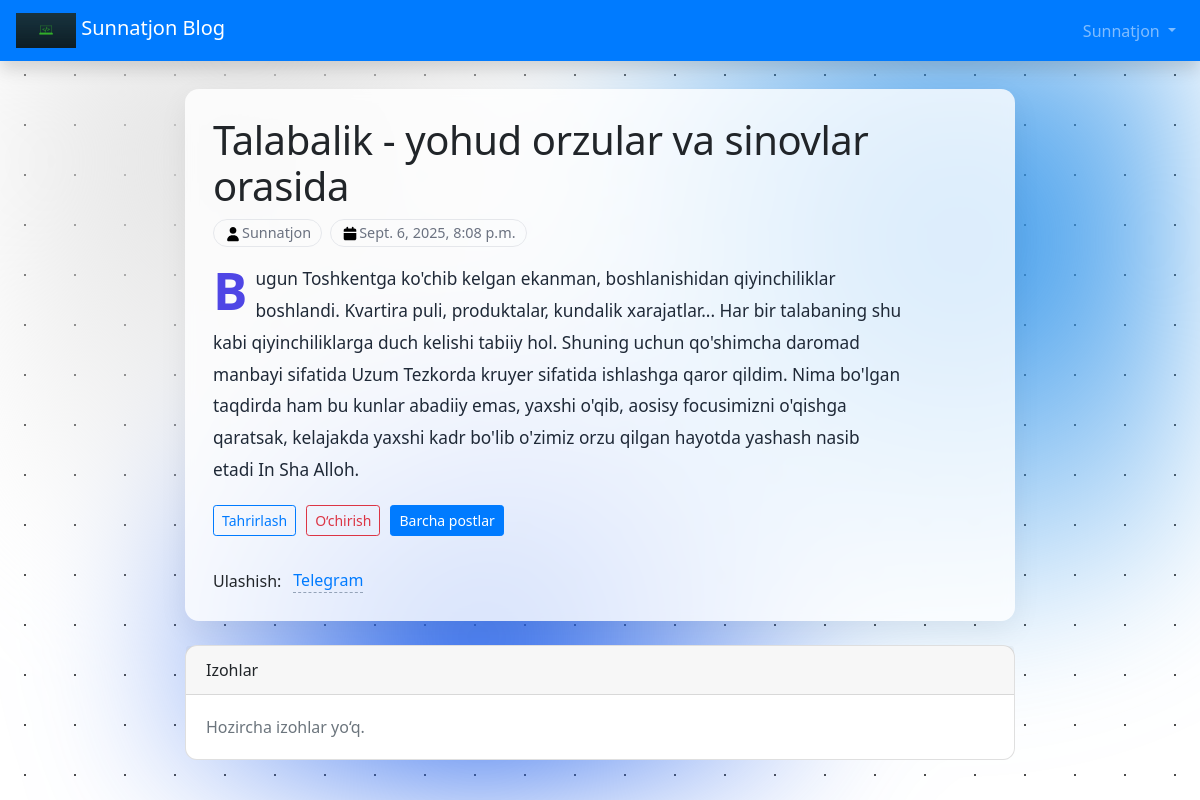
The app's page /articles/15/ (signed in) with its own data.
### accounts/models.py (models this page shows)
class CustomUser(AbstractUser):
  age = models.PositiveIntegerField(null=True, blank=True)

### articles/models.py (models this page shows, shortened)
class Article(models.Model):
  title = models.CharField(max_length=1500)
  summary = models.CharField(max_length=200, blank=True)
  body = RichTextField()
  photo = models.ImageField(upload_to='images/', blank=True)
  date = models.DateTimeField(auto_now_add=True)
  author = models.ForeignKey(
    get_user_model(),
    on_delete=models.CASCADE,
  )

### articles/views.py (the view)
# urls.py: path('<int:pk>/', ArticleDetailView.as_view(), name='article_detail'),
class ArticleDetailView(DetailView):
  model = Article
  template_name = 'article_detail.html'

### templates/article_detail.html (shortened to what this page needs)
{% extends 'base.html' %}
{% block content %}
<div class="reading-wrap container py-4">
  <article class="article">
    <header class="article-head">
      <h1 class="title">{{ object.title }}</h1>
      <div class="meta">
        <p class="meta-pill">
            {{ object.author|title }}</p>
        <p class="meta-pill">{{ object.date }}</p>
      </div>
    </header>
    <div class="prose">
      {{ object.body|safe }}
    </div>
    <div class="actions">
        <a class="btn btn-sm btn-outline-primary" href="{% url 'article_edit' object.pk %}">Tahrirlash</a>
        <a class="btn btn-sm btn-outline-danger" href="{% url 'article_delete' object.pk %}">O‘chirish</a>
        <a class="btn btn-sm btn-primary" href="{% url 'article_list' %}">Barcha postlar</a>
    </div>
    <div class="share">
      <span>Ulashish:</span>
      <a class="share-link" target="_blank"
         href="https://t.me/share/url?url={{ request.build_absolute_uri }}&text={{ object.title }}">Telegram</a>
    </div>
  </article>
  <section class="comments card mt-4">
    <div class="card-header">Izohlar</div>
    {% if object.comments.all %}
      <ul class="list-group list-group-flush">
        {% for comment in object.comments.all %}
          <li class="list-group-item">
            <blockquote class="mb-0">
              <p class="mb-1">{{ comment }}</p>
              <footer class="text-muted">— {{ comment.author }}</footer>
            </blockquote>
          </li>
        {% endfor %}
      </ul>
    {% else %}
      <div class="card-body text-muted">Hozircha izohlar yo‘q.</div>
    {% endif %}
  </section>
</div>
{% endblock content %}

### templates/base.html (shortened to what this page needs)
{% load static %}
<!DOCTYPE html>
<html>
    <head>
            <link rel="stylesheet" href="https://cdn.jsdelivr.net/npm/bootstrap@4.5.3/dist/css/bootstrap.min.css">
            <link rel="stylesheet" href="https://cdnjs.cloudflare.com/ajax/libs/font-awesome/5.15.2/css/all.min.css" />
            <link rel="stylesheet" href="{% static 'css/base.css' %}">
            <link rel="stylesheet" href="{% static 'css/article.css' %}">
    </head>
    <body class="home">
        <div class="aurora"></div>
        <div class="particles"></div>
        <nav class="navbar navbar-expand-lg navbar-dark bg-primary shadow" style="background-color:cadetblue;">
            <a class="navbar-brand" href="{% url 'home' %}">
                <img src="{% static 'assets/img/logo.png' %}" width="60" height="35" class="d-inline-block align-top" alt="">
                Sunnatjon Blog
            </a>
            <div class="collapse navbar-collapse" id="navbarSupportedContent">
                {% if user.is_authenticated %}
                    <ul class="navbar-nav ml-auto">
                        <li class="nav-item">
                            <a class="nav-link dropdown-toggle" href="#"
                                id="navbarDropdown" role="button" data-toggle="dropdown"
                                aria-haspopup="true" aria-expanded="false">
                                {{user.username | title}}
                            </a>
                        </li>
                    </ul>
                {% else %}
                    <form class="form-inline ml-auto">
                        <a href="{% url 'login' %}" class="btn btn-light">Kirish</a>
                        <a href="{% url 'signup' %}" class="btn btn-success ml-2">Ro'yxatdan o'tish</a>
                    </form>
                {% endif %}
            </div>
        </nav>
        <main>
            <div class="container">
                {% block content %}
                {% endblock content %}
            </div>
        </main>
    </body>
</html>

### staticfiles/css/article.css (style rules this page uses)
.reading-wrap { max-width: 860px; }
.article { background: rgba(255,255,255,.8); backdrop-filter: blur(6px); border-radius: 14px; padding: 28px; box-shadow: 0 10px 30px rgba(0,0,0,.06); }
.article-head .title { font-size: clamp(28px, 4.2vw, 40px); line-height: 1.15; letter-spacing: -.01em; margin-bottom: 10px; }
.meta { display:flex; align-items:center; gap:8px; color:#6b7280; }
.meta-pill { padding:2px 10px; border:1px solid #e5e7eb; border-radius:999px; font-size:.9rem; }
.actions { display:flex; gap:10px; margin: 14px 0 8px; }
.prose { max-width: 70ch; font-size: 1.08rem; line-height: 1.85; color:#1f2937; }
.prose p { margin: 0 0 1.1em; }
.prose p:first-of-type::first-letter { float:left; font-size:3.2rem; line-height:.9; padding:.25rem .5rem 0 0; font-weight:700; color:#4f46e5; }
.share { margin-top: 2rem; display:flex; align-items:center; gap:.75rem; }
.share .share-link { text-decoration:none; border-bottom:1px dashed #94a3b8; }

### templates/base.html (style rules this page uses)
body { font-family: 'Segoe UI', Tahoma, Geneva, Verdana, sans-serif; }
.card { border-radius: 12px; transition: 0.3s; }
.aurora { position: fixed; inset: 0; background: radial-gradient(circle at 20% 20%, #e2e2e2, transparent 40%), radial-gradient(circle at 80% 30%, #3395ea, transparent 40%), radial-gradient(circle at 40% 80%, #2563eb, transparent 40%); background-blend-mode: screen; filter: blur(60px); animation: auroraMove 30s ease-in-out infinite alternate; z-index: -1; }
body { background: #ffffff; }
.particles { position: fixed; inset: 0; background: radial-gradient(circle 1.5px, rgba(0, 0, 0, 0.7) 100%, transparent) repeat; background-size: 50px 50px; animation: particlesMove 60s linear infinite; z-index: -2; }

### records on screen
CustomUser: username "Sunnatjon"
Article: title "Talabalik - yohud orzular va sinovlar orasida", author "Sunnatjon", date "Sept. 6, 2025, 8:08 p.m.", body "Bugun Toshkentga ko'chib kelgan ekanman, boshlanishidan qiyinchiliklar boshlandi. Kvartira puli, produktalar, kundalik xarajatlar... Har bir talabaning shu kabi qiyinchiliklarga duch kelishi tabiiy hol. Shuning uchun qo'shimcha daromad manbayi sifatida Uzum Tezkorda kruyer sifatida ishlashga qaror qildim. Nima bo'lgan taqdirda ham bu kunlar abadiiy emas, yaxshi o'qib, aosisy focusimizni o'qishga qaratsak, kelajakda yaxshi kadr bo'lib o'zimiz orzu qilgan hayotda yashash nasib etadi In Sha Alloh."
